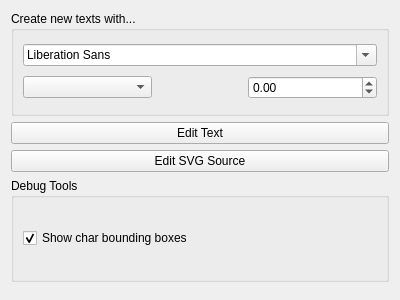
<?xml version="1.0" encoding="UTF-8"?>
<ui version="4.0">
 <author>
  SPDX-FileCopyrightText: none
  SPDX-License-Identifier: GPL-3.0-or-later
 </author>
 <class>WdgSvgTextOptionWidget</class>
 <widget class="QWidget" name="WdgSvgTextOptionWidget">
  <property name="geometry">
   <rect>
    <x>0</x>
    <y>0</y>
    <width>400</width>
    <height>300</height>
   </rect>
  </property>
  <layout class="QGridLayout" name="gridLayout">
   <item row="1" column="0">
    <widget class="QPushButton" name="btnEdit">
     <property name="text">
      <string>Edit Text</string>
     </property>
    </widget>
   </item>
   <item row="0" column="0">
    <widget class="QGroupBox" name="defsOptions">
     <property name="title">
      <string>Create new texts with...</string>
     </property>
     <layout class="QVBoxLayout" name="verticalLayout">
      <item>
       <widget class="QFontComboBox" name="defFont"/>
      </item>
      <item>
       <layout class="QHBoxLayout" name="alignButtons">
        <item>
         <widget class="QComboBox" name="defPointSize"/>
        </item>
        <item>
         <widget class="QToolButton" name="alignLeft">
          <property name="toolTip">
           <string>Anchor text to the left.</string>
          </property>
          <property name="checkable">
           <bool>true</bool>
          </property>
          <property name="autoRaise">
           <bool>true</bool>
          </property>
         </widget>
        </item>
        <item>
         <widget class="QToolButton" name="alignCenter">
          <property name="toolTip">
           <string>Anchor text to the middle.</string>
          </property>
          <property name="checkable">
           <bool>true</bool>
          </property>
          <property name="autoRaise">
           <bool>true</bool>
          </property>
         </widget>
        </item>
        <item>
         <widget class="QToolButton" name="alignRight">
          <property name="toolTip">
           <string>Anchor text to the right.</string>
          </property>
          <property name="checkable">
           <bool>true</bool>
          </property>
          <property name="autoRaise">
           <bool>true</bool>
          </property>
         </widget>
        </item>
        <item>
         <widget class="QDoubleSpinBox" name="defLetterSpacing">
          <property name="toolTip">
           <string>Letter Spacing</string>
          </property>
          <property name="minimum">
           <double>-20.000000000000000</double>
          </property>
          <property name="maximum">
           <double>20.000000000000000</double>
          </property>
          <property name="singleStep">
           <double>0.500000000000000</double>
          </property>
         </widget>
        </item>
       </layout>
      </item>
     </layout>
    </widget>
   </item>
   <item row="2" column="0">
    <widget class="QPushButton" name="btnEditSvg">
     <property name="text">
      <string>Edit SVG Source</string>
     </property>
    </widget>
   </item>
   <item row="4" column="0">
    <spacer name="verticalSpacer">
     <property name="orientation">
      <enum>Qt::Vertical</enum>
     </property>
    </spacer>
   </item>
   <item row="3" column="0">
    <widget class="QGroupBox" name="groupBoxDebug">
     <property name="title">
      <string notr="true">Debug Tools</string>
     </property>
     <layout class="QVBoxLayout" name="verticalLayout_2">
      <item>
       <widget class="QCheckBox" name="chkDbgCharBbox">
        <property name="text">
         <string notr="true">Show char bounding boxes</string>
        </property>
        <property name="checked">
         <bool>true</bool>
        </property>
       </widget>
      </item>
     </layout>
    </widget>
   </item>
  </layout>
 </widget>
 <resources/>
 <connections/>
</ui>
